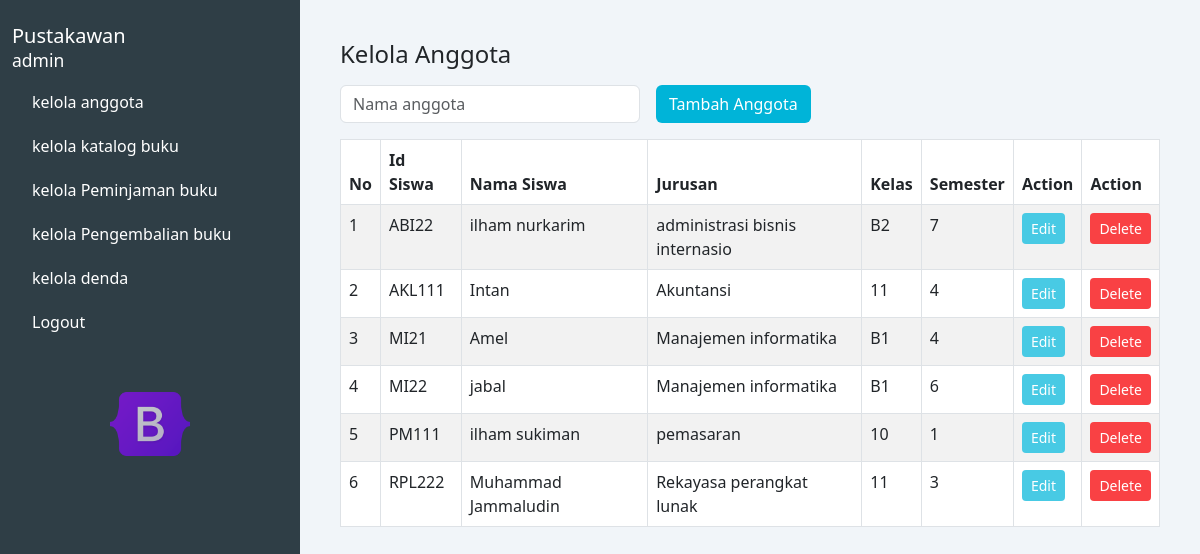
/kelola_anggota.php, run on the app's committed database.
### tables this page shows
CREATE TABLE `data_anggota` (
  `id_siswa` varchar(20) NOT NULL,
  `nama` varchar(30) NOT NULL,
  `jurusan` varchar(30) NOT NULL,
  `kelas` varchar(10) NOT NULL,
  `semester` varchar(10) NOT NULL
);

### kelola_anggota.php (the view, shortened to what this page needs)
<?php
$koneksi = mysqli_connect("localhost", "root", "", "perpustakaan");
$query = "SELECT * FROM data_anggota";
$result = mysqli_query($koneksi, $query);
?>
<!DOCTYPE html>
<html lang="en">
<head>
  <link href="https://cdn.jsdelivr.net/npm/bootstrap@5.3.0/dist/css/bootstrap.min.css" rel="stylesheet" />
</head>
<body>
<div class="container-fluid">
  <div class="row">
      <nav class="col-md-3 d-none d-md-block sidebar min-vh-100 position-relative">
        <h5 class="pt-4">Pustakawan<br /><small>admin</small></h5>
        <a href="kelola_anggota.php">kelola anggota</a>
        <a href="kelola_katalog.php">kelola katalog buku</a>
        <a href="kelola_peminjaman.php">kelola Peminjaman buku</a>
        <a href="kelola_pengembalian.php">kelola Pengembalian buku</a>
        <a href="kelola_denda.php">kelola denda</a>
        <a href="logout.php">Logout</a>
        <div class="image-box text-center mt-5">
          <img src="assets/Bootstrap_logo.png" alt="icon" />
        </div>
      </nav>
    <main class="col-md-9 col-12 main-content">
      <h4>Kelola Anggota</h4>
      <div class="d-flex flex-wrap gap-2 align-items-center mb-3 mt-3">
        <input type="text" id="searchInput" class="form-control form-control-md me-2" placeholder="Nama anggota" style="max-width: 300px;" oninput="filterTable()" />
        <button class="btn btn-tambah btn-md" data-bs-toggle="modal" data-bs-target="#tambahAnggotaModal">Tambah Anggota</button>
      </div>
      <div class="table-responsive">
        <table class="table table-bordered table-striped" id="anggotaTable">
          <thead>
            <tr>
              <th>No</th>
              <th>Id Siswa</th>
              <th>Nama Siswa</th>
              <th>Jurusan</th>
              <th>Kelas</th>
              <th>Semester</th>
              <th>Action</th>
              <th>Action</th>
            </tr>
          </thead>
          <tbody>
            <?php
            $no = 1;
            while ($row = mysqli_fetch_assoc($result)) {
              echo "<tr>";
              echo "<td>" . $no++ . "</td>";
              echo "<td>" . htmlspecialchars($row['id_siswa']) . "</td>";
              echo "<td>" . htmlspecialchars($row['nama']) . "</td>";
              echo "<td>" . htmlspecialchars($row['jurusan']) . "</td>";
              echo "<td>" . htmlspecialchars($row['kelas']) . "</td>";
              echo "<td>" . htmlspecialchars($row['semester']) . "</td>";
              echo '<td>
                      <button class="btn btn-sm btn-edit" data-bs-toggle="modal" data-bs-target="#editAnggotaModal" data-id="' . htmlspecialchars($row['id_siswa']) . '" data-nama="' . htmlspecialchars($row['nama']) . '" data-jurusan="' . htmlspecialchars($row['jurusan']) . '" data-kelas="' . htmlspecialchars($row['kelas']) . '" data-semester="' . htmlspecialchars($row['semester']) . '">Edit</button>
                    </td>';
              echo '<td>
                    <button class="btn btn-sm btn-delete" data-bs-toggle="modal" data-bs-target="#hapusAnggotaModal" data-id="' . htmlspecialchars($row['id_siswa']) . '">Delete</button>
                    </td>';
              echo "</tr>";
            }
            ?>
          </tbody>
        </table>
      </div>
    </main>
  </div>
</div>
</body>
</html>

### kelola_anggota.php (style rules this page uses)
body { background-color: #f1f5f9; }
.sidebar { background-color: #2f3e46; color: white; }
.sidebar a { display: block; color: white; padding: 10px 20px; text-decoration: none; }
.sidebar .image-box img { width: 80px; opacity: 0.7; }
.main-content { padding: 40px; }
.table thead { background-color: #f8f9fa; }
.btn-edit { background-color: #48cae4; color: white; }
.btn-delete { background-color: #f94144; color: white; }
.btn-tambah { background-color: #00b4d8; color: white; }

### data on the page
data_anggota: id_siswa "ABI22", nama "ilham nurkarim", jurusan "administrasi bisnis internasio", kelas "B2", semester "7"
data_anggota: id_siswa "AKL111", nama "Intan", jurusan "Akuntansi", kelas "11", semester "4"
data_anggota: id_siswa "MI21", nama "Amel", jurusan "Manajemen informatika", kelas "B1", semester "4"
data_anggota: id_siswa "MI22", nama "jabal", jurusan "Manajemen informatika", kelas "B1", semester "6"
data_anggota: id_siswa "PM111", nama "ilham sukiman", jurusan "pemasaran", kelas "10", semester "1"
data_anggota: id_siswa "RPL222", nama "Muhammad Jammaludin", jurusan "Rekayasa perangkat lunak", kelas "11", semester "3"
